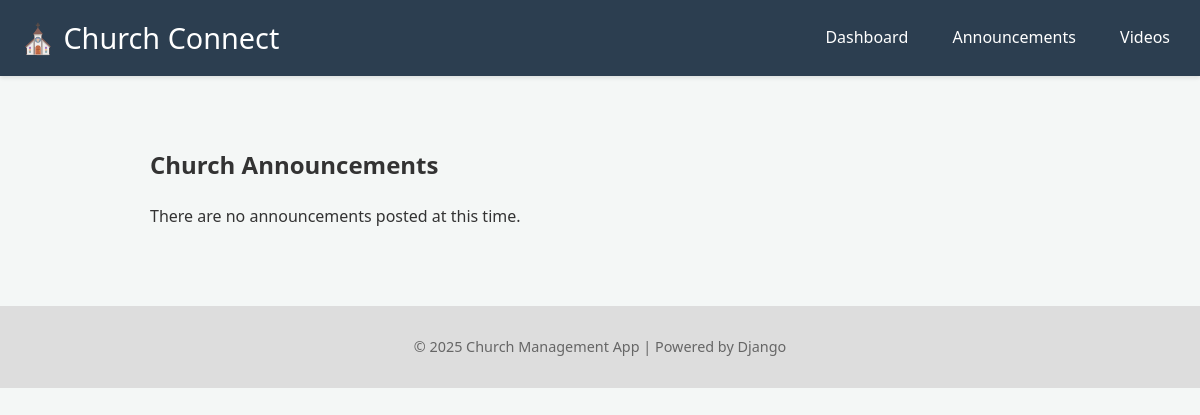
The app's page /members/announcements/ (signed in), older data.
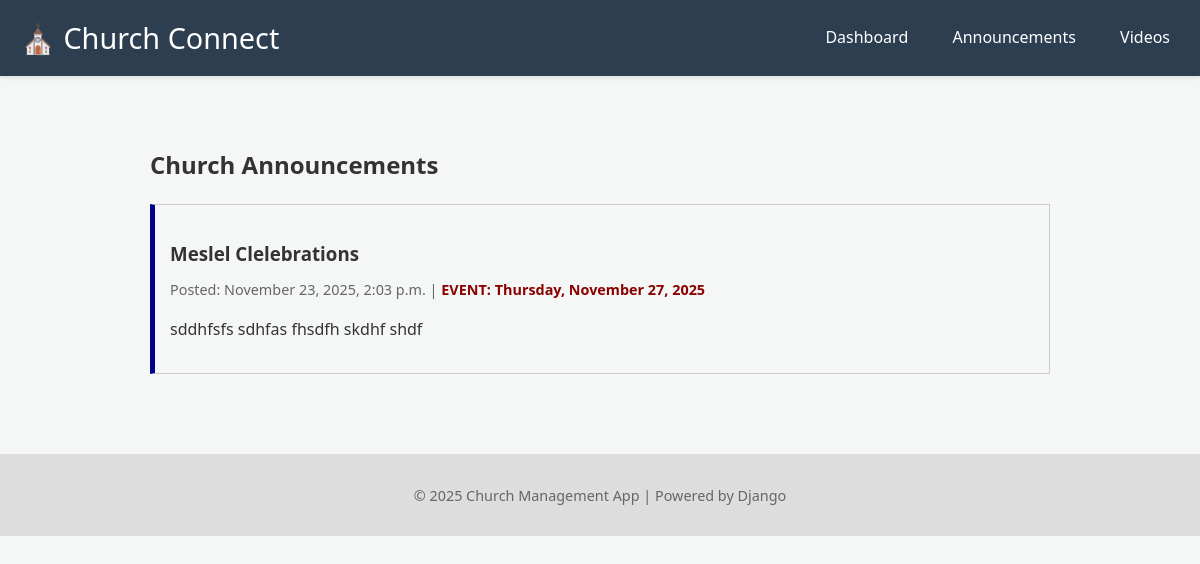
The same page, newer data.
### members/models.py (models this page shows, shortened)
class Announcement(models.Model):
    title = models.CharField(max_length=255)
    content = models.TextField(help_text="Detailed message, including event details or fasting schedules.")
    is_event = models.BooleanField(default=False, verbose_name="Is this an event?")
    event_date = models.DateTimeField(null=True, blank=True)
    posted_by = models.ForeignKey(User, on_delete=models.SET_NULL, null=True, related_name='announcements')
    created_at = models.DateTimeField(auto_now_add=True)
    updated_at = models.DateTimeField(auto_now=True)
    class Meta:
        ordering = ['-created_at'] # Display newest announcements first
        verbose_name_plural = "Announcements"

### members/views.py (the view)
# urls.py: path('announcements/', AnnouncementListView.as_view(), name='announcement_list'),
class AnnouncementListView(LoginRequiredMixin, ListView):
    model = Announcement
    template_name = 'members/announcement_list.html'
    context_object_name = 'announcements' # The variable name to use in the template
    paginate_by = 10 # Optional: Show 10 announcements per page

### members/templates/members/announcement_list.html (shortened to what this page needs)
{% extends "base.html" %}
{% block content %}
    <div style="max-width: 900px; margin: 0 auto; padding: 20px;">
        <h2>Church Announcements</h2>
        {% for announcement in announcements %}
            <div style="border: 1px solid #ccc; padding: 15px; margin-bottom: 20px; border-left: 5px solid darkblue;">
                <h3>{{ announcement.title }}</h3>
                <p style="font-size: 0.9em; color: #666; margin-top: -10px;">
                    Posted: {{ announcement.created_at|date:"F j, Y, P" }} |
                    {% if announcement.is_event %}
                        <strong style="color: darkred;">EVENT: {{ announcement.event_date|date:"l, F j, Y" }}</strong>
                    {% else %}
                        General Update
                    {% endif %}
                </p>
                <p>{{ announcement.content|linebreaks }}</p>
            </div>
        {% empty %}
            <p>There are no announcements posted at this time.</p>
        {% endfor %}
    </div>
{% endblock content %}

Row changes from the older to the newer data that the page shows:
added Announcement: title "Meslel Clelebrations", created_at "November 23, 2025, 2:03 p.m.", event_date "Thursday, November 27, 2025", content "sddhfsfs sdhfas fhsdfh skdhf shdf"
Text that changed along with them:
text no longer shown: "There are no announcements posted at this time."
